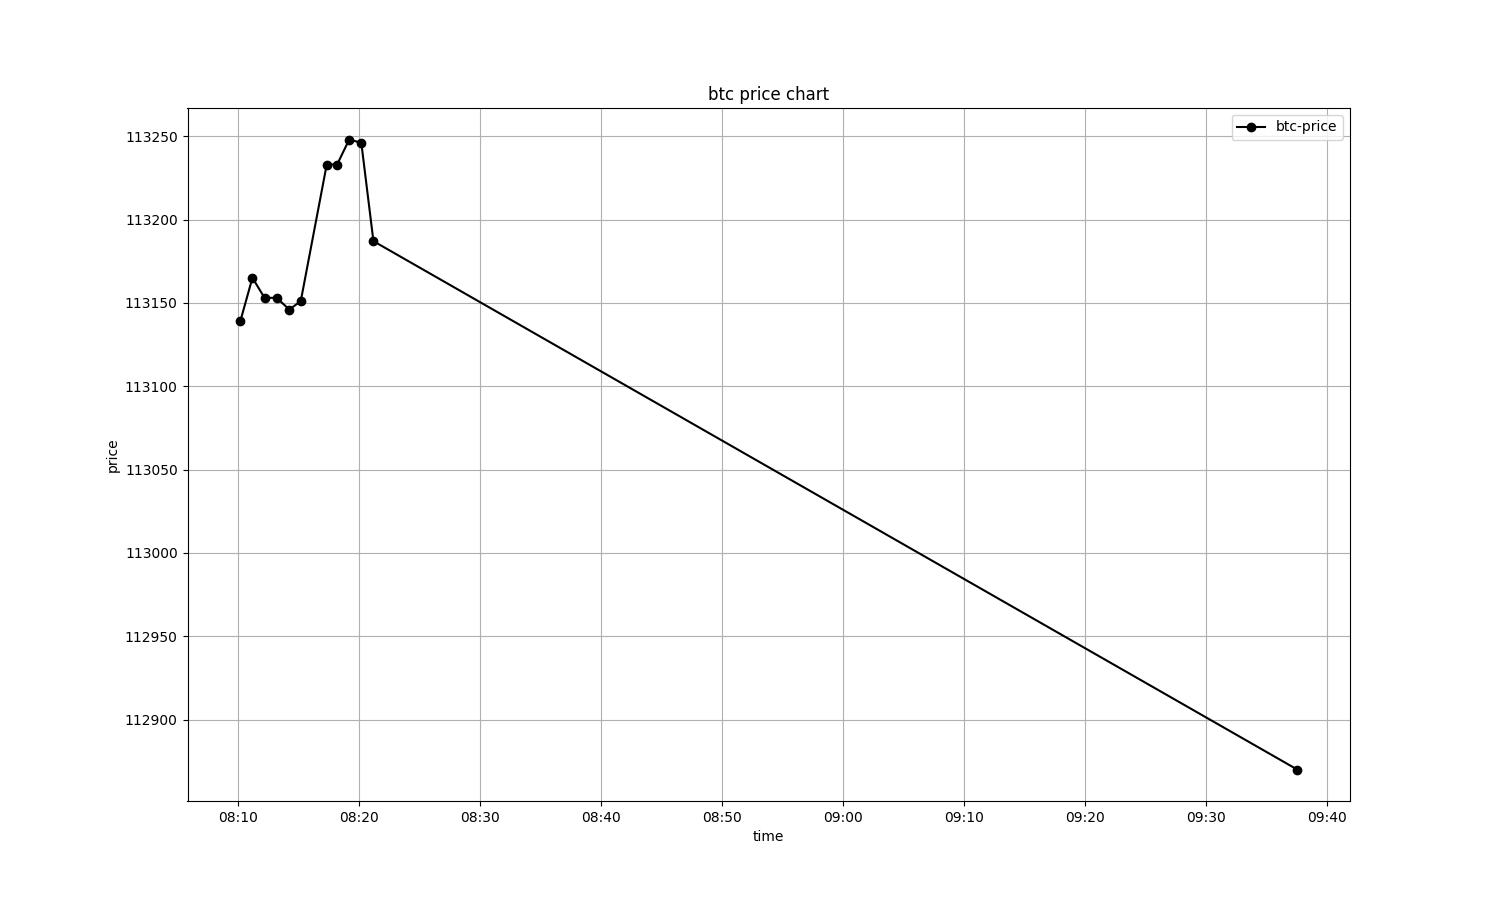

Reproduce this figure in Python.
import matplotlib.pyplot as plt
import matplotlib.dates as mdates
from datetime import datetime, timedelta
from database import SessionLocal
import models

def chart():
    with SessionLocal() as db:
        try:
            thirty_minutes_ago = datetime.utcnow() - timedelta(minutes=30)
            prices_data = db.query(models.Crypto).filter(
                models.Crypto.created_at >= thirty_minutes_ago
            ).order_by(models.Crypto.created_at.asc()).all()

            if not prices_data:
                print("there are no items")
                return

            created_at = [p.created_at for p in prices_data]
            price = [p.crypto_price for p in prices_data]

            fig, ax = plt.subplots(figsize=(15,9))
            ax.plot(created_at, price,color='black',marker='o',linestyle='-',label='btc-price')
            ax.set_title('btc price chart')
            ax.set_xlabel('time')
            ax.set_ylabel('price')
            ax.xaxis.set_major_formatter(mdates.DateFormatter('%H:%M'))
            ax.grid(True)
            ax.legend()
            file_path = "chart.png"
            fig.savefig(file_path, format='png')
            plt.close(fig)
            print(f"chart saved : {file_path}")
        except Exception as error:
            print(error)

chart()